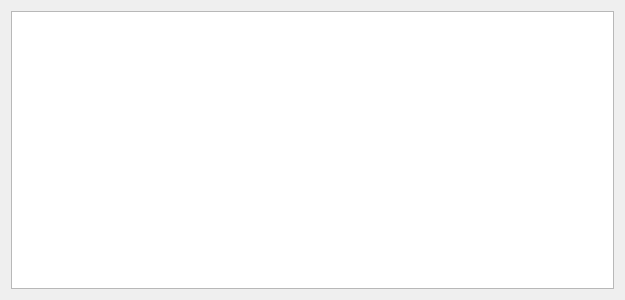
<?xml version="1.0" encoding="UTF-8"?>
<ui version="4.0">
 <class>TaskQueueView</class>
 <widget class="QWidget" name="TaskQueueView">
  <property name="geometry">
   <rect>
    <x>0</x>
    <y>0</y>
    <width>625</width>
    <height>300</height>
   </rect>
  </property>
  <property name="windowTitle">
   <string>Task Queue</string>
  </property>
  <layout class="QVBoxLayout" name="verticalLayout">
   <item>
    <widget class="QTableView" name="tableView"/>
   </item>
  </layout>
 </widget>
 <resources/>
 <connections/>
</ui>
